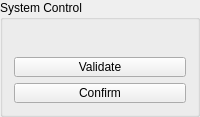
     <widget class="QGroupBox" name="groupBox_8">
      <property name="title">
       <string>System Control</string>
      </property>
      <layout class="QVBoxLayout" name="verticalLayout_10">
       <item>
        <widget class="QCaLabelPlugin" name="qcalabelplugin_11">
         <property name="minimumSize">
          <size>
           <width>140</width>
           <height>20</height>
          </size>
         </property>
         <property name="maximumSize">
          <size>
           <width>16777215</width>
           <height>20</height>
          </size>
         </property>
         <property name="variable" stdset="0">
          <string>SR14ID01MCS01:MTYP_MBB_STATUS</string>
         </property>
         <property name="precision" stdset="0">
          <UInt>3</UInt>
         </property>
        </widget>
       </item>
       <item>
        <widget class="QCaPushButtonPlugin" name="qcapushbuttonplugin_2">
         <property name="minimumSize">
          <size>
           <width>140</width>
           <height>20</height>
          </size>
         </property>
         <property name="maximumSize">
          <size>
           <width>16777215</width>
           <height>20</height>
          </size>
         </property>
         <property name="text">
          <string>Validate</string>
         </property>
         <property name="variable" stdset="0">
          <string>SR14ID01:BL_VALIDATE_REQUEST</string>
         </property>
        </widget>
       </item>
       <item>
        <widget class="QCaPushButtonPlugin" name="qcapushbuttonplugin_3">
         <property name="minimumSize">
          <size>
           <width>140</width>
           <height>20</height>
          </size>
         </property>
         <property name="maximumSize">
          <size>
           <width>16777215</width>
           <height>20</height>
          </size>
         </property>
         <property name="text">
          <string>Confirm</string>
         </property>
         <property name="variable" stdset="0">
          <string>SR14ID01:BL_CONFIRM_REQUEST</string>
         </property>
        </widget>
       </item>
      </layout>
     </widget>
